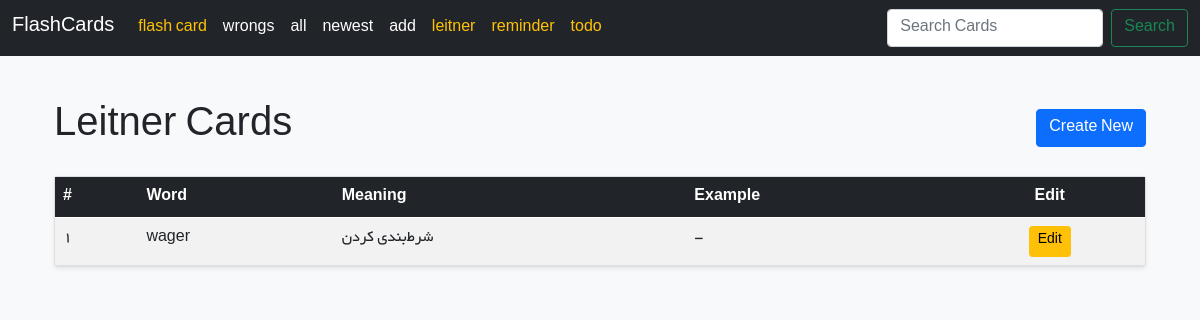
/flashcard/leitnercards/, run on an earlier commit of the app's database.
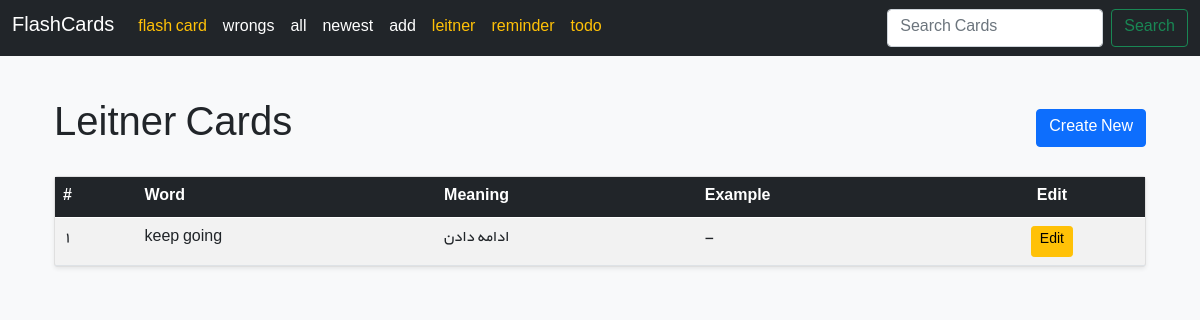
And on a later commit of the database.
### home/models.py (models this page shows, shortened)
class FlashLeitner(models.Model):
    word = models.CharField(max_length=512)
    meaning = models.CharField(max_length=512)
    example = models.CharField(max_length=1024, null=True, blank=True)
    rate = models.SmallIntegerField(default=0)
    last_reply = models.BooleanField(default=False)
    created_at = models.DateTimeField(auto_now_add=True)
    next_review_date = models.DateField()
    start_day = models.DateField(default=timezone.localdate)

### home/views.py (the view)
# urls.py: path("leitnercards/" ,FlashLeitnerCardsView.as_view(),name="leitner_cards"),
class FlashLeitnerCardsView(View):
    def get(self, request):
        cards = FlashLeitner.objects.all()
        return render(request, "home/leitner_cards.html", {"cards": cards})

### home/templates/home/leitner_cards.html
{% extends 'base.html' %}
{% block content %}
<div class="container mt-4">
  <div class="d-flex justify-content-between align-items-center mb-4">
    <h1 class="m-0">Leitner Cards</h1>
    <a class="btn btn-primary" href="{% url 'home:leitner_card_create' %}">Create New</a>
  </div>
  {% if cards %}
    <div class="card shadow-sm">
      <div class="card-body p-0">
        <table class="table table-hover table-striped m-0">
          <thead class="table-dark">
            <tr>
              <th>#</th>
              <th>Word</th>
              <th>Meaning</th>
              <th>Example</th>
              <th class="text-center">Edit</th>
            </tr>
          </thead>
          <tbody>
            {% for card in cards %}
              <tr>
                <td>{{ forloop.counter }}</td>
                <td>{{ card.word }}</td>
                <td>{{ card.meaning }}</td>
                <td>{{ card.example|default:"-" }}</td>
                <td class="text-center">
                  <a class="btn btn-warning btn-sm" href="{% url 'home:leitner_card_edit' card.id %}">
                    Edit
                  </a>
                </td>
              </tr>
            {% endfor %}
          </tbody>
        </table>
      </div>
    </div>
  {% else %}
    <div class="alert alert-warning mt-4" role="alert">
      No cards available.
    </div>
  {% endif %}
</div>
{% endblock %}

### templates/base.html (shortened to what this page needs)
{% load static %}
<!DOCTYPE html>
<html lang="fa">
<head>
  <link href="https://cdn.jsdelivr.net/npm/bootstrap@5.0.2/dist/css/bootstrap.min.css" rel="stylesheet"
 />
</head>
<body class="bg-light byekan2">
  {% include 'navbar.html' %}
  <div class="container mt-5">
    {% block content %}
    {% endblock %}
  </div>
</body>
</html>

### templates/navbar.html (shortened to what this page needs)
<nav class="navbar navbar-expand-lg navbar-dark bg-dark">
  <div class="container-fluid">
    <a class="navbar-brand" href="{% url 'home:home' %}">FlashCards</a>
    <div class="collapse navbar-collapse" id="navbarNavDropdown">
      <ul class="navbar-nav">
        <li class="nav-item">
          <a class="nav-link active text-warning" aria-current="page" href="{% url 'home:home' %}">flash card</a>
        </li>
        {% if request.resolver_match.app_name == "home" %}
        <li class="nav-item">
          <a class="nav-link active" aria-current="page" href="{% url 'home:cardswrong' %}">wrongs</a>
        </li>
        <li class="nav-item">
          <a class="nav-link active" aria-current="page" href="{% url 'home:cards' %}">all</a>
        </li>
        <li class="nav-item">
          <a class="nav-link active" aria-current="page" href="{% url 'home:cardnewest' %}">newest</a>
        </li>
        <li class="nav-item">
          <a class="nav-link active" aria-current="page" href="{% url 'home:cardcreate' %}">add</a>
        </li>
        {% endif %}
        <li class="nav-item">
          <a class="nav-link active text-warning" aria-current="page" href="{% url 'home:leitner_cards' %}">leitner</a>
        </li>
        <li class="nav-item">
          <a class="nav-link active text-warning" aria-current="page" href="{% url 'reminder:home' %}">reminder</a>
        </li>
        <li class="nav-item">
          <a class="nav-link active text-warning" aria-current="page" href="{% url 'todo:todo_list' %}">todo</a>
        </li>
      </ul>
      <form class="d-flex ms-auto" action="{% url 'home:cardsearch' %}" method="get">
        <input class="form-control me-2" type="search" placeholder="Search Cards" aria-label="Search" name="query" value="{{ request.GET.query }}">
        <button class="btn btn-outline-success" type="submit">Search</button>
      </form>
    </div>
  </div>
</nav>

What changed in the data, as far as the page shows it:
removed FlashLeitner: word "wager", meaning "شرط‌بندی کردن", example "-"
added FlashLeitner: word "keep going", meaning "ادامه دادن", example "-"
